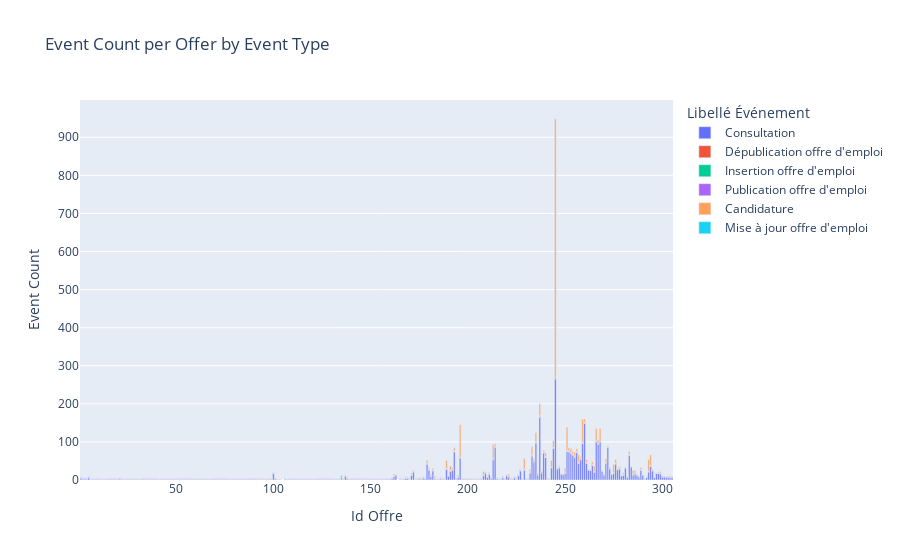

Notebook code cell kept with this figure:
### Code cell
df_temp = df.groupby(['Id Offre', 'Libellé Événement'])['compteur'].sum().reset_index()
print(df_temp)

# Drop Id Offre = 245 => 800 opérations
# df_temp = df_temp[df_temp['Id Offre'] != 245]

fig = px.bar(df_temp, 
             x='Id Offre', 
             y='compteur', 
             color='Libellé Événement', 
             title='Event Count per Offer by Event Type')
fig.update_layout(xaxis_title='Id Offre', yaxis_title='Event Count')
fig.show()

### Figure 1 — Plotly figure (JSON) as saved in the notebook; plotly's stock layout.template omitted (floating-point values rounded to 4 significant figures; data arrays with more than 128 entries replaced by an {"elided": "..."} marker saying what was removed)
{"data": [{"alignmentgroup": "True", "hovertemplate": "Libellé Événement=Consultation<br>Id Offre=%{x}<br>compteur=%{y}<extra></extra>", "legendgroup": "Consultation", "marker": {"color": "#636efa", "pattern": {"shape": ""}}, "name": "Consultation", "offsetgroup": "Consultation", "orientation": "v", "showlegend": true, "textposition": "auto", "type": "bar", "x": {"elided": "152 int values"}, "xaxis": "x", "y": {"elided": "152 int values"}, "yaxis": "y"}, {"alignmentgroup": "True", "hovertemplate": "Libellé Événement=Dépublication offre d'emploi<br>Id Offre=%{x}<br>compteur=%{y}<extra></extra>", "legendgroup": "Dépublication offre d'emploi", "marker": {"color": "#EF553B", "pattern": {"shape": ""}}, "name": "Dépublication offre d'emploi", "offsetgroup": "Dépublication offre d'emploi", "orientation": "v", "showlegend": true, "textposition": "auto", "type": "bar", "x": {"elided": "272 int values"}, "xaxis": "x", "y": {"elided": "272 int values"}, "yaxis": "y"}, {"alignmentgroup": "True", "hovertemplate": "Libellé Événement=Insertion offre d'emploi<br>Id Offre=%{x}<br>compteur=%{y}<extra></extra>", "legendgroup": "Insertion offre d'emploi", "marker": {"color": "#00cc96", "pattern": {"shape": ""}}, "name": "Insertion offre d'emploi", "offsetgroup": "Insertion offre d'emploi", "orientation": "v", "showlegend": true, "textposition": "auto", "type": "bar", "x": {"elided": "296 int values"}, "xaxis": "x", "y": {"elided": "296 int values"}, "yaxis": "y"}, {"alignmentgroup": "True", "hovertemplate": "Libellé Événement=Publication offre d'emploi<br>Id Offre=%{x}<br>compteur=%{y}<extra></extra>", "legendgroup": "Publication offre d'emploi", "marker": {"color": "#ab63fa", "pattern": {"shape": ""}}, "name": "Publication offre d'emploi", "offsetgroup": "Publication offre d'emploi", "orientation": "v", "showlegend": true, "textposition": "auto", "type": "bar", "x": {"elided": "295 int values"}, "xaxis": "x", "y": {"elided": "295 int values"}, "yaxis": "y"}, {"alignmentgroup": "True", "hovertemplate": "Libellé Événement=Candidature<br>Id Offre=%{x}<br>compteur=%{y}<extra></extra>", "legendgroup": "Candidature", "marker": {"color": "#FFA15A", "pattern": {"shape": ""}}, "name": "Candidature", "offsetgroup": "Candidature", "orientation": "v", "showlegend": true, "textposition": "auto", "type": "bar", "x": [57, 93, 100, 108, 138, 161, 162, 163, 165, 168, 171, 172, 175, 177, 179, 180, 181, 182, 183, 186, 187, 189, 190, 191, 192, 193, 195, 196, 207, 208, 211, 212, 213, 214, 215, 220, 221, 222, 224, 226, 227, 229, 232, 233, 234, 235, 237, 238, 239, 240, 242, 243, 244, 245, 247, 249, 250, 251, 252, 253, 254, 255, 256, 257, 258, 259, 260, 261, 264, 265, 266, 267, 268, 270, 271, 272, 274, 275, 276, 277, 278, 279, 280, 283, 284, 285, 286, 288, 289, 293, 294, 295, 298, 299, 301, 304, 305], "xaxis": "x", "y": [1, 1, 1, 1, 2, 1, 4, 1, 1, 2, 3, 2, 2, 1, 7, 3, 3, 4, 4, 2, 1, 20, 1, 11, 4, 8, 3, 85, 1, 8, 2, 1, 36, 6, 1, 1, 4, 2, 1, 2, 1, 28, 6, 20, 4, 24, 31, 2, 4, 9, 1, 17, 17, 678, 3, 1, 11, 61, 8, 11, 7, 10, 7, 19, 4, 60, 8, 7, 7, 13, 32, 8, 33, 2, 9, 3, 1, 22, 9, 3, 3, 1, 5, 7, 1, 9, 6, 1, 5, 31, 28, 3, 2, 4, 1, 2, 1], "yaxis": "y"}, {"alignmentgroup": "True", "hovertemplate": "Libellé Événement=Mise à jour offre d'emploi<br>Id Offre=%{x}<br>compteur=%{y}<extra></extra>", "legendgroup": "Mise à jour offre d'emploi", "marker": {"color": "#19d3f3", "pattern": {"shape": ""}}, "name": "Mise à jour offre d'emploi", "offsetgroup": "Mise à jour offre d'emploi", "orientation": "v", "showlegend": true, "textposition": "auto", "type": "bar", "x": [106, 135], "xaxis": "x", "y": [2, 5], "yaxis": "y"}], "layout": {"barmode": "relative", "legend": {"title": {"text": "Libellé Événement"}, "tracegroupgap": 0}, "title": {"text": "Event Count per Offer by Event Type"}, "xaxis": {"anchor": "y", "domain": [0, 1], "title": {"text": "Id Offre"}}, "yaxis": {"anchor": "x", "domain": [0, 1], "title": {"text": "Event Count"}}}}
